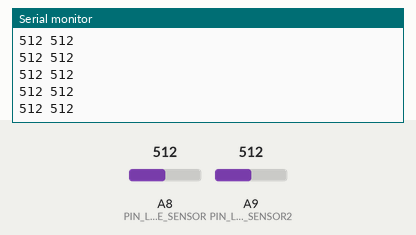
Recording of a sketch running on a simulated Arduino Mega 2560, built with avr-gcc and run on an emulated ATmega2560. Shown: the last lines printed to the serial monitor. The inputs (shaded band) are chosen by the test bench; at power-on: A8 (PIN_LINE_SENSOR) = 512, A9 (PIN_LINE_SENSOR2) = 512.

Above: at 1.2 s.
1.3 s: A8 (PIN_LINE_SENSOR) set to 716
At 1.56 s:
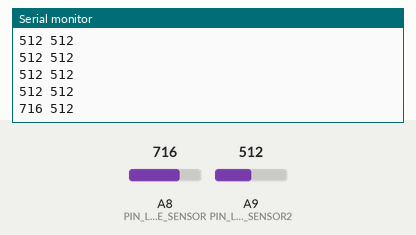
2.8 s: A9 (PIN_LINE_SENSOR2) set to 716
At 2.96 s:
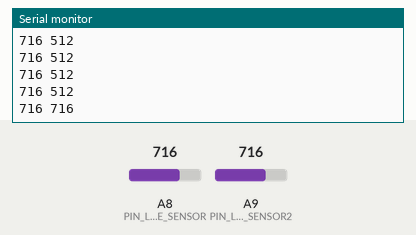
4.3 s: A8 (PIN_LINE_SENSOR) set to 900
At 4.37 s:
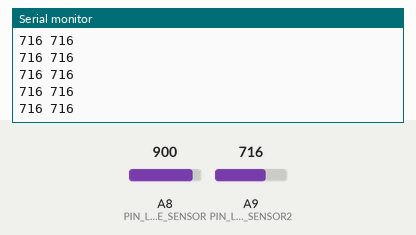
5.8 s: A9 (PIN_LINE_SENSOR2) set to 900
At 5.97 s:
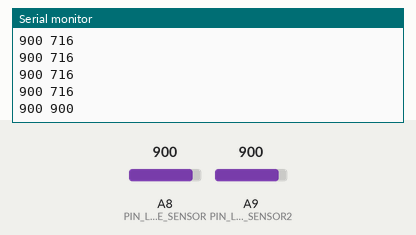
Timing chart, 0 to 8.3 s (numbered marks = the images above; inputs shaded):
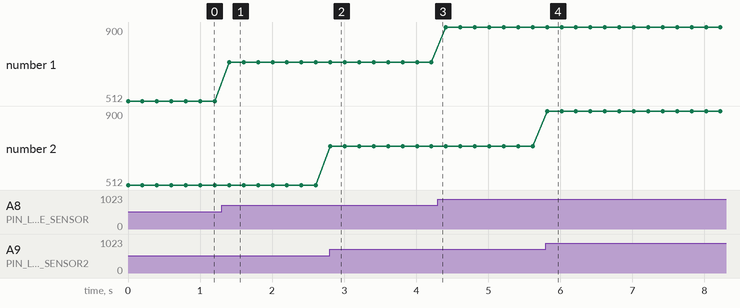

Measured:
- after the input at 1.3 s, the serial monitor: prints a new line after 0.10 s (image 1)
- after the input at 2.8 s, the serial monitor: prints a new line at once (image 2)
- after the input at 5.8 s, the serial monitor: prints a new line at once (image 4)
- plotted number 1: 512 → 716 after the input at 1.3 s, 716 → 900 after the input at 4.3 s

The sketch:

calibrate-line.ino
```cpp
#define PIN_LINE_SENSOR A8
#define PIN_LINE_SENSOR2 A9

void setup() {
  pinMode(PIN_LINE_SENSOR, INPUT);
  pinMode(PIN_LINE_SENSOR2, INPUT);
  Serial.begin(9600);
}

void loop() {
  Serial.print(analogRead(PIN_LINE_SENSOR));
  Serial.print(" ");
  Serial.println(analogRead(PIN_LINE_SENSOR2));
  delay(200);
}
```
